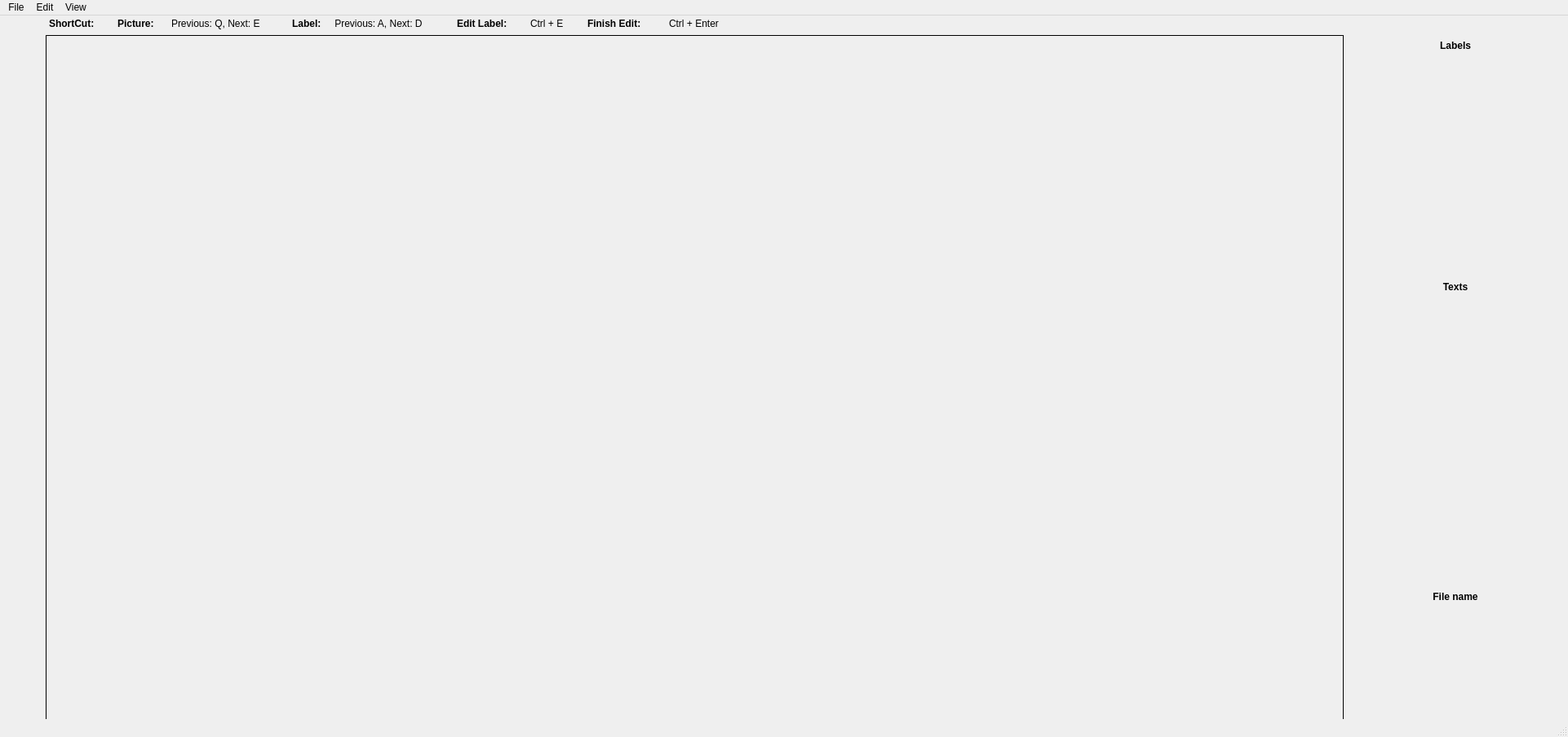
<?xml version="1.0" encoding="UTF-8"?>
<ui version="4.0">
 <class>MainWindow</class>
 <widget class="QMainWindow" name="MainWindow">
  <property name="geometry">
   <rect>
    <x>0</x>
    <y>0</y>
    <width>1922</width>
    <height>904</height>
   </rect>
  </property>
  <property name="windowTitle">
   <string>AppLabelling</string>
  </property>
  <widget class="QWidget" name="centralwidget">
   <widget class="QLabel" name="ScreenPic">
    <property name="geometry">
     <rect>
      <x>56</x>
      <y>24</y>
      <width>1591</width>
      <height>904</height>
     </rect>
    </property>
    <property name="layoutDirection">
     <enum>Qt::LeftToRight</enum>
    </property>
    <property name="frameShape">
     <enum>QFrame::Box</enum>
    </property>
    <property name="text">
     <string/>
    </property>
    <property name="scaledContents">
     <bool>false</bool>
    </property>
    <property name="alignment">
     <set>Qt::AlignCenter</set>
    </property>
   </widget>
   <widget class="QLabel" name="label">
    <property name="geometry">
     <rect>
      <x>60</x>
      <y>2</y>
      <width>71</width>
      <height>16</height>
     </rect>
    </property>
    <property name="font">
     <font>
      <pointsize>9</pointsize>
      <weight>75</weight>
      <bold>true</bold>
     </font>
    </property>
    <property name="text">
     <string>ShortCut:</string>
    </property>
   </widget>
   <widget class="QLabel" name="label_2">
    <property name="geometry">
     <rect>
      <x>144</x>
      <y>2</y>
      <width>71</width>
      <height>16</height>
     </rect>
    </property>
    <property name="font">
     <font>
      <pointsize>9</pointsize>
      <weight>75</weight>
      <bold>true</bold>
     </font>
    </property>
    <property name="text">
     <string>Picture:</string>
    </property>
   </widget>
   <widget class="QLabel" name="label_3">
    <property name="geometry">
     <rect>
      <x>210</x>
      <y>2</y>
      <width>141</width>
      <height>16</height>
     </rect>
    </property>
    <property name="font">
     <font>
      <pointsize>9</pointsize>
      <weight>50</weight>
      <bold>false</bold>
     </font>
    </property>
    <property name="text">
     <string>Previous: Q, Next: E </string>
    </property>
   </widget>
   <widget class="QLabel" name="label_4">
    <property name="geometry">
     <rect>
      <x>407</x>
      <y>2</y>
      <width>161</width>
      <height>16</height>
     </rect>
    </property>
    <property name="font">
     <font>
      <pointsize>9</pointsize>
     </font>
    </property>
    <property name="text">
     <string> Previous: A, Next: D</string>
    </property>
   </widget>
   <widget class="QLabel" name="label_5">
    <property name="geometry">
     <rect>
      <x>358</x>
      <y>2</y>
      <width>51</width>
      <height>16</height>
     </rect>
    </property>
    <property name="font">
     <font>
      <pointsize>9</pointsize>
      <weight>75</weight>
      <bold>true</bold>
     </font>
    </property>
    <property name="text">
     <string>Label:</string>
    </property>
   </widget>
   <widget class="QLabel" name="label_6">
    <property name="geometry">
     <rect>
      <x>560</x>
      <y>2</y>
      <width>81</width>
      <height>16</height>
     </rect>
    </property>
    <property name="font">
     <font>
      <pointsize>9</pointsize>
      <weight>75</weight>
      <bold>true</bold>
     </font>
    </property>
    <property name="text">
     <string>Edit Label:</string>
    </property>
   </widget>
   <widget class="QLabel" name="label_7">
    <property name="geometry">
     <rect>
      <x>650</x>
      <y>2</y>
      <width>55</width>
      <height>16</height>
     </rect>
    </property>
    <property name="font">
     <font>
      <pointsize>9</pointsize>
     </font>
    </property>
    <property name="text">
     <string>Ctrl + E</string>
    </property>
   </widget>
   <widget class="QLabel" name="header_Label">
    <property name="geometry">
     <rect>
      <x>1655</x>
      <y>24</y>
      <width>258</width>
      <height>25</height>
     </rect>
    </property>
    <property name="font">
     <font>
      <weight>75</weight>
      <bold>true</bold>
     </font>
    </property>
    <property name="text">
     <string>Labels</string>
    </property>
    <property name="alignment">
     <set>Qt::AlignCenter</set>
    </property>
   </widget>
   <widget class="QLabel" name="header_Text">
    <property name="geometry">
     <rect>
      <x>1655</x>
      <y>320</y>
      <width>258</width>
      <height>25</height>
     </rect>
    </property>
    <property name="font">
     <font>
      <weight>75</weight>
      <bold>true</bold>
     </font>
    </property>
    <property name="text">
     <string>Texts</string>
    </property>
    <property name="alignment">
     <set>Qt::AlignCenter</set>
    </property>
   </widget>
   <widget class="QLabel" name="header_file">
    <property name="geometry">
     <rect>
      <x>1655</x>
      <y>700</y>
      <width>258</width>
      <height>25</height>
     </rect>
    </property>
    <property name="font">
     <font>
      <weight>75</weight>
      <bold>true</bold>
     </font>
    </property>
    <property name="text">
     <string>File name</string>
    </property>
    <property name="alignment">
     <set>Qt::AlignCenter</set>
    </property>
   </widget>
   <widget class="QLabel" name="label_8">
    <property name="geometry">
     <rect>
      <x>720</x>
      <y>2</y>
      <width>81</width>
      <height>16</height>
     </rect>
    </property>
    <property name="font">
     <font>
      <pointsize>9</pointsize>
      <weight>75</weight>
      <bold>true</bold>
     </font>
    </property>
    <property name="text">
     <string>Finish Edit:</string>
    </property>
   </widget>
   <widget class="QLabel" name="label_9">
    <property name="geometry">
     <rect>
      <x>820</x>
      <y>2</y>
      <width>81</width>
      <height>16</height>
     </rect>
    </property>
    <property name="font">
     <font>
      <pointsize>9</pointsize>
     </font>
    </property>
    <property name="text">
     <string>Ctrl + Enter</string>
    </property>
   </widget>
  </widget>
  <widget class="QMenuBar" name="menubar">
   <property name="geometry">
    <rect>
     <x>0</x>
     <y>0</y>
     <width>1922</width>
     <height>26</height>
    </rect>
   </property>
   <widget class="QMenu" name="menuFile">
    <property name="title">
     <string>File</string>
    </property>
    <addaction name="actionOpen_Folder"/>
    <addaction name="separator"/>
    <addaction name="actionSave"/>
    <addaction name="actionSave_Automatically"/>
    <addaction name="separator"/>
    <addaction name="actionNext_Image"/>
    <addaction name="actionBack_Image"/>
    <addaction name="separator"/>
    <addaction name="actionClose"/>
    <addaction name="separator"/>
    <addaction name="actionNext_label"/>
    <addaction name="actionBack_label"/>
   </widget>
   <widget class="QMenu" name="menuEdit">
    <property name="title">
     <string>Edit</string>
    </property>
    <addaction name="actionEdit_Label"/>
    <addaction name="actionFinish_Edit"/>
    <addaction name="actionFinish_Label"/>
   </widget>
   <widget class="QMenu" name="menuView">
    <property name="title">
     <string>View</string>
    </property>
   </widget>
   <addaction name="menuFile"/>
   <addaction name="menuEdit"/>
   <addaction name="menuView"/>
  </widget>
  <widget class="QStatusBar" name="statusbar"/>
  <action name="actionOpen_File">
   <property name="text">
    <string>Open File</string>
   </property>
   <property name="shortcut">
    <string>Ctrl+O</string>
   </property>
  </action>
  <action name="actionOpen_Folder">
   <property name="text">
    <string>Open Folder</string>
   </property>
   <property name="shortcut">
    <string>Ctrl+F</string>
   </property>
  </action>
  <action name="actionOpen_Recent">
   <property name="text">
    <string>Open Recent</string>
   </property>
   <property name="shortcut">
    <string>Ctrl+R</string>
   </property>
  </action>
  <action name="actionSave">
   <property name="text">
    <string>Save</string>
   </property>
   <property name="shortcut">
    <string>Ctrl+S</string>
   </property>
  </action>
  <action name="actionSave_as">
   <property name="text">
    <string>Save as</string>
   </property>
   <property name="shortcut">
    <string>Ctrl+Alt+S</string>
   </property>
  </action>
  <action name="actionSave_Automatically">
   <property name="text">
    <string>Save Automatically</string>
   </property>
  </action>
  <action name="actionChange_output_folder">
   <property name="text">
    <string>Change output folder</string>
   </property>
   <property name="shortcut">
    <string>Ctrl+C</string>
   </property>
  </action>
  <action name="actionClose">
   <property name="text">
    <string>Close</string>
   </property>
   <property name="shortcut">
    <string>Ctrl+W</string>
   </property>
  </action>
  <action name="actionNext_Image">
   <property name="text">
    <string>Next Image</string>
   </property>
   <property name="shortcut">
    <string>E</string>
   </property>
  </action>
  <action name="actionBack_Image">
   <property name="text">
    <string>Back Image</string>
   </property>
   <property name="shortcut">
    <string>Q</string>
   </property>
  </action>
  <action name="actionNext_label">
   <property name="text">
    <string>Next Label</string>
   </property>
   <property name="shortcut">
    <string>D</string>
   </property>
   <property name="shortcutVisibleInContextMenu">
    <bool>false</bool>
   </property>
  </action>
  <action name="actionBack_label">
   <property name="text">
    <string>Back label</string>
   </property>
   <property name="shortcut">
    <string>A</string>
   </property>
  </action>
  <action name="actionEdit_Label">
   <property name="text">
    <string>Edit Label</string>
   </property>
   <property name="shortcut">
    <string>Ctrl+E</string>
   </property>
  </action>
  <action name="actionFinish_Edit">
   <property name="text">
    <string>Finish Edit</string>
   </property>
   <property name="shortcut">
    <string>Return</string>
   </property>
  </action>
  <action name="actionFinish_Label">
   <property name="text">
    <string>Finish Label</string>
   </property>
   <property name="shortcut">
    <string>Ctrl+Return</string>
   </property>
  </action>
 </widget>
 <resources/>
 <connections/>
</ui>
